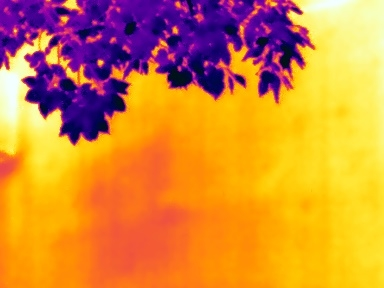
#> input picture data/IR_test/IR_12390.jpg, 384 x 288 px; its folder holds 4 pictures in this run
$ python alignment.py
#> lines starting #> are read from the running program, lines starting #| are printed output that depends on the picture; pictures that were not available may be replaced by others from this repository, and a replacement may not be noted
import cv2
import numpy as np
import cv2 as cv
import glob
import timeit
from numpy.fft import fft2, ifft2, fftshift
from pystackreg import StackReg
from skimage import io


# [108 lines left out: functions get_image, eccAlign, translation, not called in this run]

def translation2(input_im1, input_im2):
    # Convert images to grayscale
    im0 = cv2.cvtColor(input_im1, cv2.COLOR_BGR2GRAY)
    im1 = cv2.cvtColor(input_im2, cv2.COLOR_BGR2GRAY)

    # cv.imshow("Image 1", im0)
    # cv.imshow("Image 2", im1)

    key = cv.waitKey(0)
    if (key == 'q'):
        exit()
    cv.destroyAllWindows()

    rows, cols = im0.shape
    sr = StackReg(StackReg.TRANSLATION)
    tr_mat = sr.register(im0, im1)
    out = sr.transform(im1)
    out = out.astype(np.uint8)
    im2_aligned = cv2.cvtColor(out, cv2.COLOR_GRAY2BGR)
    print(tr_mat, "outoutout")
    # Show final results
    cv.imshow("Image 1", input_im1)
    cv.imshow("Image 2", input_im2)
    cv.imshow("Aligned Image 1", im2_aligned)
    # cv.waitKey(0)
    #
    dst = cv.addWeighted(input_im1, 0.5, im2_aligned, 0.5, 0)
    # cv.imshow('warp_RGB_img', RGB_img_warp)
    # cv.imshow(IR_images[i], IR_img)
    cv.imshow('fused_img', dst)
    key = cv.waitKey(0)
    if key == 'q':
        exit()
    cv.destroyAllWindows()

    return


IR_images = sorted(glob.glob('data/IR_test/*.jpg'))
RGB_images = sorted(glob.glob('data/RGB_test/*.jpg'))

H_matrix_set = np.load("H_matrx.npy")
#> (reads H_matrx.npy from the repository)
# aaa = M[1, :, :]

for i in np.arange(len(RGB_images)):
    IR_img = cv.imread(IR_images[i])
#> IR_img is the input picture: shape (288, 384, 3); mean B, G, R 55.8, 138.9, 213.9
    RGB_img = cv.imread(RGB_images[i])

    RGB_img_warp = cv.warpPerspective(RGB_img, H_matrix_set[5, :, :], (IR_img.shape[1], IR_img.shape[0]))
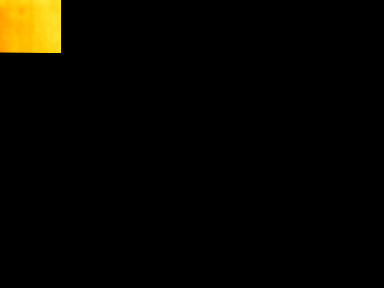
#> RGB_img_warp: shape (288, 384, 3); mean B, G, R 0.4, 5.8, 7.4

    print(RGB_images[i][11::])
    # cv2.imwrite("./data/wraped_RGB_2/" + RGB_images[i][11::], RGB_img_warp)

    # Define 2x3 or 3x3 matrices and initialize the matrix to identity
    initial_matrix = H_matrix_set[5, :, :]
    initial_matrix = initial_matrix.astype(np.float32)

    # a, b = translation(IR_img, RGB_img_warp)
    translation2(IR_img, RGB_img_warp)
#> in translation2, `im0 = cv2.cvtColor(input_im1, cv2.COLOR_BGR2GRAY)`:
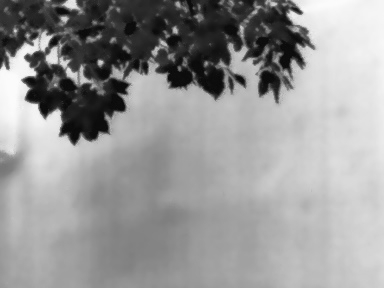
#> im0: shape (288, 384); min 7, max 252, mean 151.9
#> in translation2, `im1 = cv2.cvtColor(input_im2, cv2.COLOR_BGR2GRAY)`:
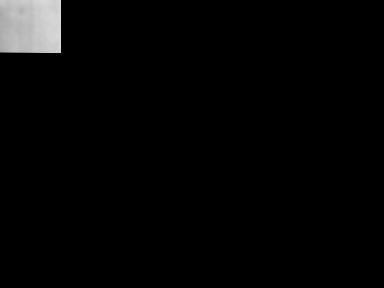
#> im1: shape (288, 384); min 0, max 217, mean 5.7
#> (key Esc is pressed here)
#> (the call stopped at in translation2, `sr = StackReg(StackReg.TRANSLATION)`: pystackreg is not available in this run)
    # print(a, b)
